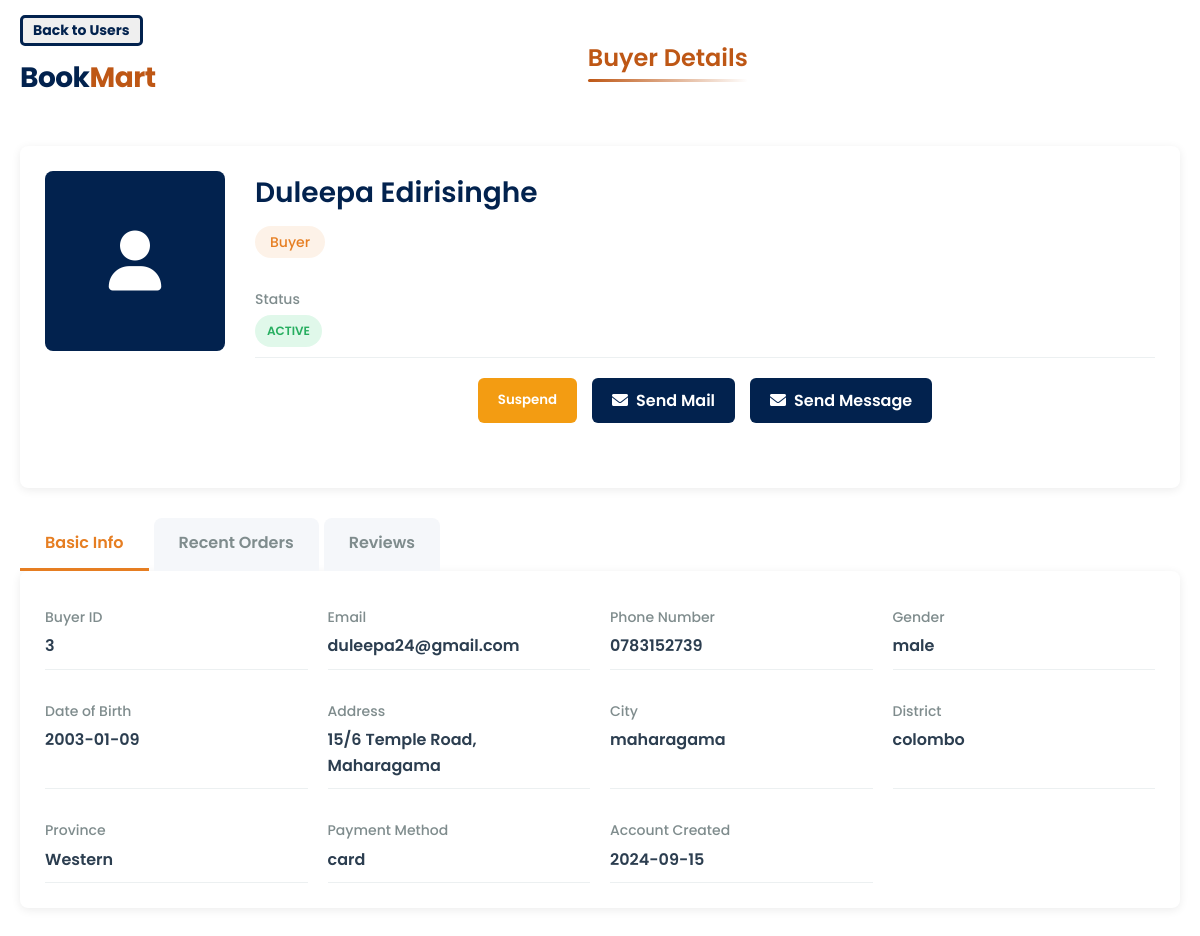
Page /public/adminViewbuyer?id=20 (signed in) on the committed database.
### tables this page shows
CREATE TABLE `buyer` (
  `id` int(11) NOT NULL,
  `user_id` int(11) DEFAULT NULL,
  `full_name` varchar(255) NOT NULL,
  `gender` enum('male','female') NOT NULL,
  `dob` date DEFAULT NULL,
  `phone_number` varchar(20) DEFAULT NULL,
  `street_address` varchar(255) DEFAULT NULL,
  `city` varchar(100) DEFAULT NULL,
  `district` varchar(100) DEFAULT NULL,
  `province` varchar(100) DEFAULT NULL,
  `payment_method` varchar(255) DEFAULT NULL
);

CREATE TABLE `user` (
  `ID` int(10) NOT NULL,
  `username` varchar(100) NOT NULL,
  `email` varchar(100) NOT NULL,
  `password` varchar(100) NOT NULL,
  `role` enum('buyer','bookSeller','bookStore','courier','admin') NOT NULL,
  `createdAt` date NOT NULL DEFAULT current_timestamp(),
  `active_status` enum('active','inactive') NOT NULL DEFAULT 'active'
);

### app/controllers/AdminViewbuyer.php (called while the page is built, shortened)
<?php
class AdminViewbuyer extends Controller {
    public function index($id = null) {
        if(!$id) {
            $id = $_GET['id'] ?? null;
        }
        $buyer = new BuyerModel();
        $user = new UserModel();
        $order = new Order();
        $review = new ReviewModel();
        $buyerInfo = $buyer->first(['user_id' => $id]);
        $userInfo = $user->first(['ID' => $id]);
        if ($buyerInfo) {
            $orders = $order->query("SELECT o.*, b.title
                                    FROM orders o
                                    LEFT JOIN book b ON o.book_id = b.id
                                    WHERE o.buyer_id = :buyer_id
                                    ORDER BY o.order_id",
                                    [':buyer_id' => $buyerInfo->user_id]);
        } else {
            $orders = [];
        }
        $reviews = $review->query("SELECT r.*, b.title
                                    FROM review r
                                    LEFT JOIN book b ON r.book_id = b.id
                                    WHERE r.buyer_id = :buyer_id
                                    ORDER BY r.id",
                                    [':buyer_id' => $buyerInfo->user_id]);
        $data = [
            'buyer' => $buyerInfo,
            'user' => $userInfo,
            'orders' => $orders,
            'reviews' => $reviews
        ];
        $this->view('adminViewbuyer', $data);
    }
}

### public/index.php (called while the page is built, shortened)
<?php
$app = new App;
$app->loadController();

### app/core/Database.php (called while the page is built, shortened)
<?php
Trait Database{
    private $pdo;
    protected function connect() {
        if (!$this->pdo) {
            $string = "mysql:hostname=" . DBHOST . ";dbname=" . DBNAME;
            $this->pdo = new PDO($string, DBUSER, DBPASS);
        }
        return $this->pdo;
    }
    public function query($query,$data = []){
        $conn = $this->connect();
        $stm=$conn->prepare($query);
        $check = $stm->execute($data);
        if($check){
            $result = $stm->fetchAll(PDO::FETCH_OBJ);
            if(is_array($result) && count($result)){
                return $result;
            }
        }
        return false;
    }
}

### app/core/Model.php (called while the page is built, shortened)
<?php
Trait Model{
    protected $limit = 10;
    protected $offset ='0';
    public function first($data,$data_not = []){
        $keys = array_keys($data);
        $query="SELECT * FROM $this->table WHERE ";
        foreach($keys as $key){
            $query .= $key . "=:" .$key . " && ";
        }
        $query =trim($query," && ");
        $query .=" limit $this->limit offset $this->offset" ;
        $data = array_merge($data,$data_not);
        $result = $this->query($query,$data);
        if($result)
            return $result[0];
        return false;
    }
}

### app/views/adminViewbuyer.view.php (the view, shortened to what this page needs)
<!DOCTYPE html>
<html lang="en">
<head>
    <link rel="stylesheet" href="<?= ROOT ?>/assets/CSS/adminViewusers.css">
    <link rel="stylesheet" href="https://cdnjs.cloudflare.com/ajax/libs/font-awesome/6.0.0-beta3/css/all.min.css">
</head>
<body>
<div class="header">
    <div class="header-wrapper">
        <div class="left-section">
            <div class="button-container">
                <button onclick="window.location.href='<?= ROOT ?>/AdminViewallusers'" class="close-btn"><b>Back to Users</b></button>
            </div>
            <div class="logo-container">
                <a href="<?= ROOT ?>/home" class="title-link">
                    <h2 class="logo">Book<span class="highlight">Mart</span></h2>
                </a>
            </div>
        </div>
        <div class="page-title">
            <h1>Buyer Details</h1>
        </div>
    </div>
</div>
    <div class="main-container">
        <div class="box">
            <div class="user-profile">
                <div class="user-image">
                    <i class="fas fa-user"></i>
                </div>
                <div class="user-details">
                    <div class="user-name"><?= htmlspecialchars($data['buyer']->full_name ?? 'Buyer Name') ?></div>
                    <div class="user-type">Buyer</div>
                    <div class="info-row">
                        <span class="label">Status</span>
                        <span class="detail-value">
                            <span class="status <?= ($data['user']->active_status ?? '') === 'active' ? 'status-active' : 'status-suspended' ?>" id="status-text">
                                <?= htmlspecialchars($data['user']->active_status ?? '') ?>
                            </span>
                        </span>
                    </div>
                    <div class="button-group">
                        <button class="btn suspendBtn" id="status-toggle">
                            <?= ($data['user']->active_status ?? '') === 'active' ? 'Suspend' : 'Activate' ?>
                        </button>
                        <a href="<?= ROOT ?>/adminSendmsg?email=<?= htmlspecialchars($data['user']->email ?? '') ?>" class="btn messageBtn">
                            <i class="fas fa-envelope"></i> Send Mail
                        </a>
                        <a href="<?= ROOT ?>/Chat/chatbox/<?= htmlspecialchars($data['user']->ID ?? '') ?>" class="btn messageBtn">
                            <i class="fas fa-envelope"></i> Send Message
                        </a>
                    </div>
                </div>
            </div>
        </div>
        <div class="tabs">
            <div class="tab active">Basic Info</div>
            <div class="tab">Recent Orders</div>
            <div class="tab">Reviews</div>
        </div>
        <div class="box">
            <div class="user-info">
                <div class="info-row">
                    <span class="label">Buyer ID</span>
                    <span class="detail-value"><?= htmlspecialchars($data['buyer']->id ?? '') ?></span>
                </div>
                <div class="info-row">
                    <span class="label">Email</span>
                    <span class="detail-value"><?= htmlspecialchars($data['user']->email ?? '') ?></span>
                </div>
                <div class="info-row">
                    <span class="label">Phone Number</span>
                    <span class="detail-value"><?= htmlspecialchars($data['buyer']->phone_number ?? '') ?></span>
                </div>
                <div class="info-row">
                    <span class="label">Gender</span>
                    <span class="detail-value"><?= htmlspecialchars($data['buyer']->gender ?? '') ?></span>
                </div>
                <div class="info-row">
                    <span class="label">Date of Birth</span>
                    <span class="detail-value"><?= htmlspecialchars($data['buyer']->dob ?? '') ?></span>
                </div>
                <div class="info-row">
                    <span class="label">Address</span>
                    <span class="detail-value"><?= htmlspecialchars($data['buyer']->street_address ?? '') ?></span>
                </div>
                <div class="info-row">
                    <span class="label">City</span>
                    <span class="detail-value"><?= htmlspecialchars($data['buyer']->city ?? '') ?></span>
                </div>
                <div class="info-row">
                    <span class="label">District</span>
                    <span class="detail-value"><?= htmlspecialchars($data['buyer']->district ?? '') ?></span>
                </div>
                <div class="info-row">
                    <span class="label">Province</span>
                    <span class="detail-value"><?= htmlspecialchars($data['buyer']->province ?? '') ?></span>
                </div>
                <div class="info-row">
                    <span class="label">Payment Method</span>
                    <span class="detail-value"><?= htmlspecialchars($data['buyer']->payment_method ?? '') ?></span>
                </div>
                <div class="info-row">
                    <span class="label">Account Created</span>
                    <span class="detail-value"><?= htmlspecialchars($data['user']->createdAt ?? '') ?></span>
                </div>
            </div>
        </div>
    </div>
</body>
</html>

### public/assets/CSS/adminViewusers.css (style rules this page uses)
:root { --primary: #02224E; --primary-orange: #E67E22; --accent: #BE5715; --background-gray: #f5f7fa; --card-bg: #ffffff; --text-dark: #2c3e50; --text-muted: #7f8c8d; --border-color: #ecf0f1; --success-green: #27ae60; --warning-orange: #f39c12; --danger-red: #e74c3c; --discount-green: #2ecc71; }
* { font-family: 'Poppins', sans-serif; margin: 0; padding: 0; box-sizing: border-box; }
body { background-color: var(--light-bg); color: var(--text-dark); min-height: 100vh; line-height: 1.6; }
.main-container { max-width: 1200px; margin: 30px auto; padding: 0 20px; }
a { text-decoration: none; color: var(--primary); }
.header { padding: 15px 0; }
.button-group { display: flex; justify-content: center; margin: 10px 0; }
.close-btn { border:solid 3px #02224E; color: #02224E; padding: 2px 10px; border-radius: 5px; cursor: pointer; font-size: 14px; transition: all 0.3s ease; }
.logo-container { display: flex; }
.logo { font-size: 28px; font-weight: 700; color: var(--primary); letter-spacing: -0.5px; }
.highlight { color: var(--accent); }
.page-title h1 { font-size: 24px; font-weight: 600; color: var(--accent); position: relative; }
.page-title h1::after { content: ''; position: absolute; bottom: -5px; left: 0; width: 100%; height: 3px; background: linear-gradient(to right, var(--accent), transparent); border-radius: 3px; }
.header-wrapper { max-width: 1200px; margin: 0 auto; padding: 0 20px; display: flex; justify-content: space-between; align-items: center; }
.left-section { display: flex; flex-direction: column; align-items: flex-start; }
.button-container { margin-bottom: 10px; }
.box { background-color: var(--card-bg); border-radius: 8px; box-shadow: 0 2px 10px rgba(0, 0, 0, 0.08); padding: 25px; margin-bottom: 30px; transition: transform 0.3s ease, box-shadow 0.3s ease; }
.user-profile { display: flex; flex-wrap: wrap; gap: 30px; margin-bottom: 30px; }
.user-image { width: 180px; height: 180px; background-color: var(--primary); border-radius: 8px; display: flex; justify-content: center; align-items: center; color: white; font-size: 60px; }
.user-details { flex: 1; min-width: 300px; }
.user-name { font-size: 28px; font-weight: 600; margin-bottom: 10px; color: var(--primary); }
.user-type { display: inline-block; background-color: rgba(230, 126, 34, 0.1); color: var(--primary-orange); padding: 5px 15px; border-radius: 20px; font-size: 14px; font-weight: 500; margin-bottom: 20px; }
.user-info { display: grid; grid-template-columns: repeat(auto-fill, minmax(250px, 1fr)); gap: 20px; }
.info-row { padding: 10px 0; border-bottom: 1px solid var(--border-color); }
.label { color: var(--text-muted); font-weight: 500; display: block; margin-bottom: 5px; font-size: 14px; }
.detail-value { color: var(--text-dark); font-weight: 600; font-size: 16px; }
.button-group { display: flex; gap: 15px; margin-top: 20px; }
.btn { padding: 10px 20px; border-radius: 6px; border: none; font-weight: 600; cursor: pointer; transition: all 0.2s ease; font-family: 'Poppins', sans-serif; text-decoration: none; display: inline-flex; align-items: center; justify-content: center; gap: 8px; }
.btn i { font-size: 16px; }
.suspendBtn, .suspend { background-color: var(--warning-orange); color: white; }
.messageBtn { background-color: var(--primary); color: white; }
.tabs { display: flex; margin-bottom: 0; border-bottom: none; }
.tab { padding: 12px 25px; background-color: var(--background-gray); color: var(--text-muted); font-weight: 600; cursor: pointer; transition: all 0.3s ease; border-top-left-radius: 8px; border-top-right-radius: 8px; margin-right: 5px; }
.tab.active { background-color: var(--card-bg); color: var(--primary-orange); border-bottom: 3px solid var(--primary-orange); }
.status { display: inline-block; padding: 6px 12px; border-radius: 20px; font-size: 12px; font-weight: 600; text-transform: uppercase; }
.status-active { background-color: rgba(46, 204, 113, 0.15); color: var(--success-green); }

### rows in the picture
buyer: full_name "Duleepa Edirisinghe", id "3", phone_number "0783152739", gender "male", dob "2003-01-09", street_address "15/6 Temple Road, Maharagama", city "maharagama", district "colombo", province "Western", payment_method "card"
user: active_status "ACTIVE", email "duleepa24@gmail.com", createdAt "2024-09-15"
